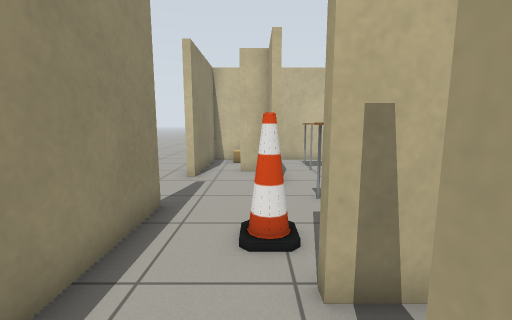
[1] (above)

14 first-person views from a walk through a world built for the Gazebo simulator. The camera is 1 m above the floor, tilts 8° down and sees 90° across. The floor is counted in squares, 0.5 m on a side. Each view is taken from the middle of a square. On the plan, view 1 faces up. The plan holds only what a view shows up to about 16 squares ahead; the rest is blank. Simple patterns stand in for the simulator's built-in surfaces.

[2]
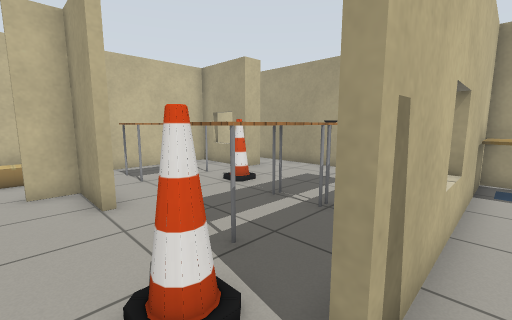

[3]
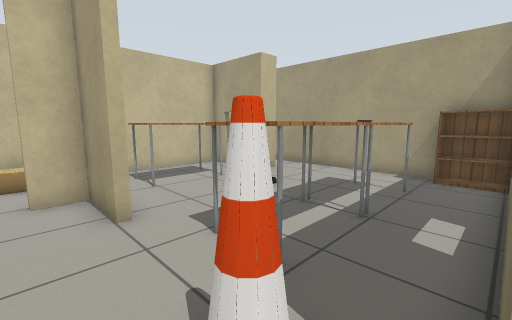

[4]
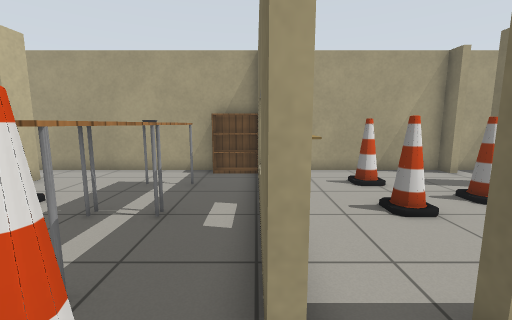

[5]
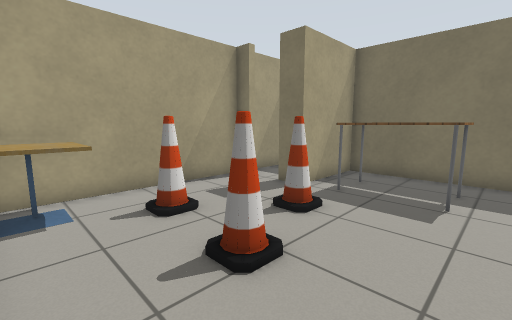

[6]
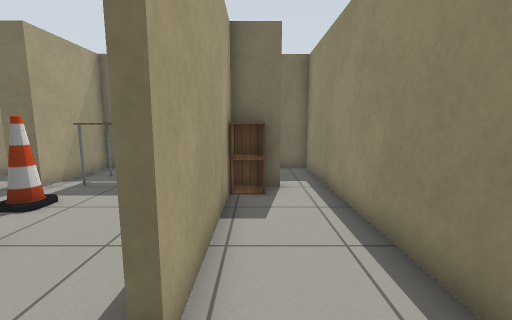

[7]
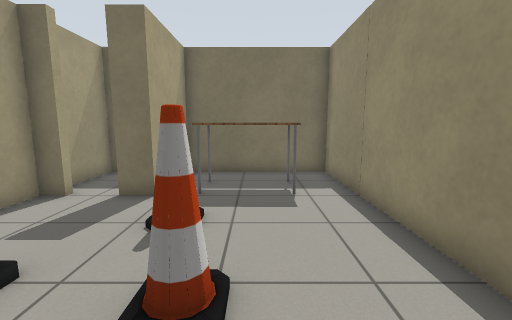

[8]
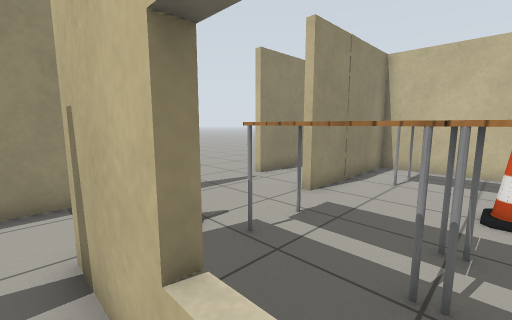

[9]
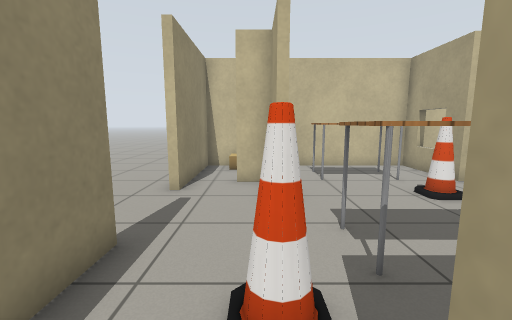

[10]
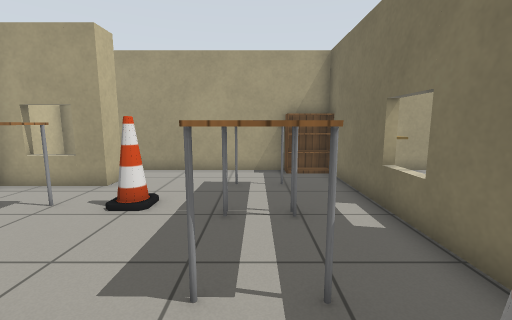

[11]
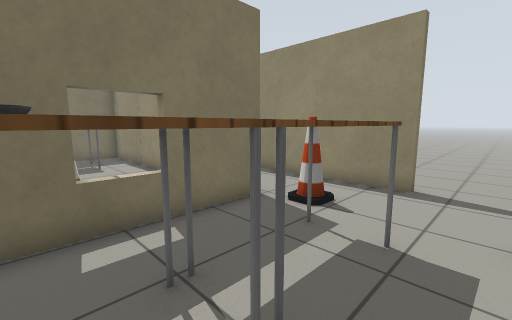

[12]
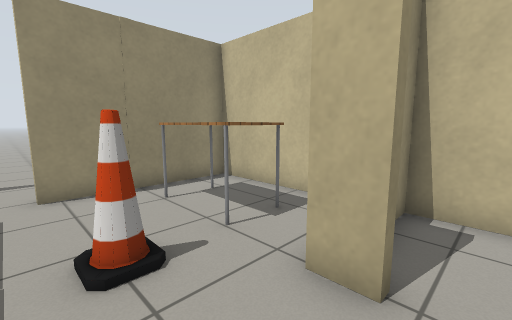

[13]
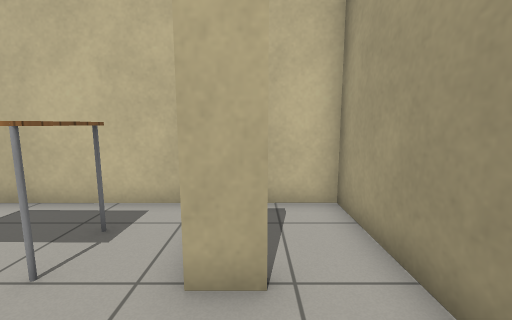

[14]
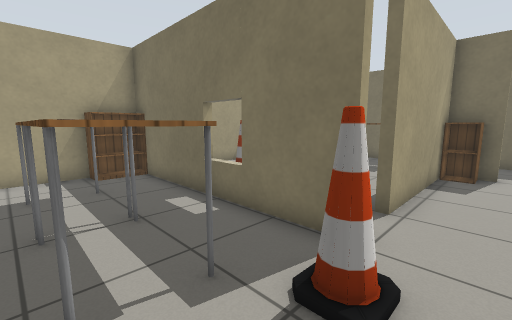

### Floor plan
Points are (right, up) in squares from view 1. A wall is a line through its corners. A room is listed if a view was taken in it or the views show most of it. See-through windows are left out.
Room 1 (views 1, 2, 9)
walls: (-0.9, -5) (0.8, -5) (0.8, 1.1); (-2.3, 2.6) (-2.3, -8.6)
ways out: opening at (-0.5, 3) to room 2; opening at (1, 2) to room 3
objects: cabinet (0, -5) to (0, -4)
Room 2 (views 3, 4, 6, 10, 11, 12, 13, 14)
walls: (0.5, 8.5) (0.5, 10.8) (-0.7, 10.8); (8.1, 11.2) (8.1, 10.8) (7.1, 10.8) (7.1, 14.3) (0.8, 14.3) (0.8, 8.5); (0.8, 2.6) (0.8, 2.9) (10.1, 2.9); (-2.3, 10.5) (-2.3, 9.5); (-2.8, 6.1) (-2.3, 6.1) (-2.3, 2.6); (10.1, 4.4) (10.1, 14.3) (7.4, 14.3) (7.4, 13.6)
ways out: opening at (-0.5, 3) to room 1; opening at (-2, 8); opening at (-1, 10)
objects: cone (0, 4); table (2, 5) to (4, 7); table (3, 11) to (5, 12); table (5, 5) to (7, 6); cone (5, 9); bowl (6, 6); bookshelf (9, 4) to (10, 4)
Room 3 (views 5, 7, 8)
walls: (1.1, -0.6) (1.1, -8.6) (6.8, -8.6) (6.8, -5) (7.9, -5); (9.3, -5.4) (9.3, -5) (10.1, -5) (10.1, 2.6) (0.8, 2.6); (10.1, -8.6) (10.1, -5.8)
ways out: opening at (1, 2) to room 1
objects: table (3, -7) to (6, -5); cone (5, -1); cone (6, -3); cone (8, -1); cafe table (8, 1) to (9, 2)

Positions as (right, up) in squares from view 1, and headings:
1: (0, 0), facing up
2: (-1, 2), facing up-right
3: (-1, 3), facing up-right
4: (-1, 3), facing right
5: (2, 2), facing down-right
6: (0, 3), facing down
7: (4, 2), facing down
8: (5, 2), facing up-left
9: (0, 2), facing up
10: (-1, 6), facing right
11: (6, 8), facing down-left
12: (9, 8), facing up-left
13: (8, 8), facing up
14: (-1, 7), facing down-right
